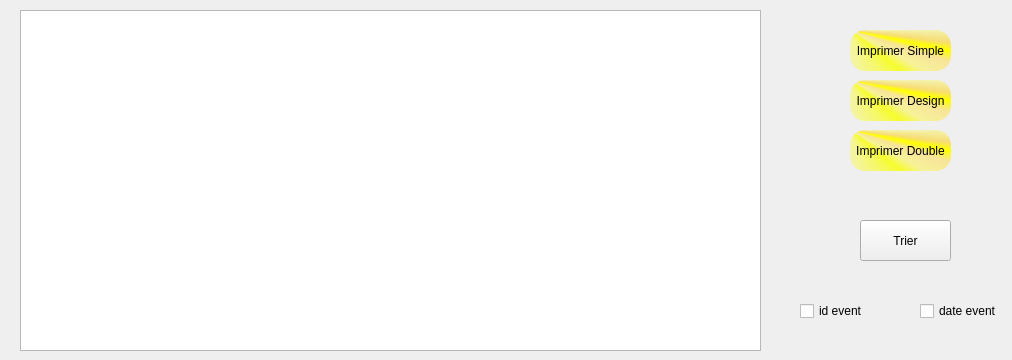
       <widget class="QWidget" name="Afficher_2">
        <attribute name="title">
         <string>Afficher Evenement</string>
        </attribute>
        <widget class="QPushButton" name="pushButton_imprimer_2">
         <property name="geometry">
          <rect>
           <x>850</x>
           <y>30</y>
           <width>101</width>
           <height>41</height>
          </rect>
         </property>
         <property name="styleSheet">
          <string notr="true">

QPushButton
{
background-color: qconicalgradient(cx:0, cy:0, angle:135, stop:0 rgba(255, 255, 0, 69), stop:0.375 rgba(255, 255, 0, 69), stop:0.423533 rgba(251, 255, 0, 145), stop:0.45 rgba(247, 255, 0, 208), stop:0.477581 rgba(255, 244, 71, 130), stop:0.518717 rgba(255, 218, 71, 130), stop:0.55 rgba(255, 255, 0, 255), stop:0.57754 rgba(255, 203, 0, 130), stop:0.625 rgba(255, 255, 0, 69), stop:1 rgba(255, 255, 0, 69));
border-radius:15px;
}
QPushButton:hover
{
color:black;
border-radius:15px;
background:rgb(197, 250, 255);
}


</string>
         </property>
         <property name="text">
          <string>Imprimer Simple</string>
         </property>
        </widget>
        <widget class="QTableView" name="tableEvent">
         <property name="geometry">
          <rect>
           <x>20</x>
           <y>10</y>
           <width>741</width>
           <height>341</height>
          </rect>
         </property>
         <property name="styleSheet">
          <string notr="true">background-image:url(::/white.png);</string>
         </property>
        </widget>
        <widget class="QPushButton" name="pushButton_imprimer_3">
         <property name="geometry">
          <rect>
           <x>850</x>
           <y>80</y>
           <width>101</width>
           <height>41</height>
          </rect>
         </property>
         <property name="styleSheet">
          <string notr="true">

QPushButton
{
background-color: qconicalgradient(cx:0, cy:0, angle:135, stop:0 rgba(255, 255, 0, 69), stop:0.375 rgba(255, 255, 0, 69), stop:0.423533 rgba(251, 255, 0, 145), stop:0.45 rgba(247, 255, 0, 208), stop:0.477581 rgba(255, 244, 71, 130), stop:0.518717 rgba(255, 218, 71, 130), stop:0.55 rgba(255, 255, 0, 255), stop:0.57754 rgba(255, 203, 0, 130), stop:0.625 rgba(255, 255, 0, 69), stop:1 rgba(255, 255, 0, 69));
border-radius:15px;
}
QPushButton:hover
{
color:black;
border-radius:15px;
background:rgb(197, 250, 255);
}


</string>
         </property>
         <property name="text">
          <string>Imprimer Design</string>
         </property>
        </widget>
        <widget class="QPushButton" name="pushButton_imprimer_4">
         <property name="geometry">
          <rect>
           <x>850</x>
           <y>130</y>
           <width>101</width>
           <height>41</height>
          </rect>
         </property>
         <property name="styleSheet">
          <string notr="true">

QPushButton
{
background-color: qconicalgradient(cx:0, cy:0, angle:135, stop:0 rgba(255, 255, 0, 69), stop:0.375 rgba(255, 255, 0, 69), stop:0.423533 rgba(251, 255, 0, 145), stop:0.45 rgba(247, 255, 0, 208), stop:0.477581 rgba(255, 244, 71, 130), stop:0.518717 rgba(255, 218, 71, 130), stop:0.55 rgba(255, 255, 0, 255), stop:0.57754 rgba(255, 203, 0, 130), stop:0.625 rgba(255, 255, 0, 69), stop:1 rgba(255, 255, 0, 69));
border-radius:15px;
}
QPushButton:hover
{
color:black;
border-radius:15px;
background:rgb(197, 250, 255);
}


</string>
         </property>
         <property name="text">
          <string>Imprimer Double</string>
         </property>
        </widget>
        <widget class="QPushButton" name="pushButton_trie">
         <property name="geometry">
          <rect>
           <x>860</x>
           <y>220</y>
           <width>91</width>
           <height>41</height>
          </rect>
         </property>
         <property name="text">
          <string>Trier</string>
         </property>
        </widget>
        <widget class="QCheckBox" name="checkBox">
         <property name="geometry">
          <rect>
           <x>800</x>
           <y>300</y>
           <width>83</width>
           <height>22</height>
          </rect>
         </property>
         <property name="styleSheet">
          <string notr="true"/>
         </property>
         <property name="text">
          <string>id event</string>
         </property>
        </widget>
        <widget class="QCheckBox" name="checkBox_2">
         <property name="geometry">
          <rect>
           <x>920</x>
           <y>300</y>
           <width>83</width>
           <height>22</height>
          </rect>
         </property>
         <property name="text">
          <string>date event</string>
         </property>
        </widget>
       </widget>
